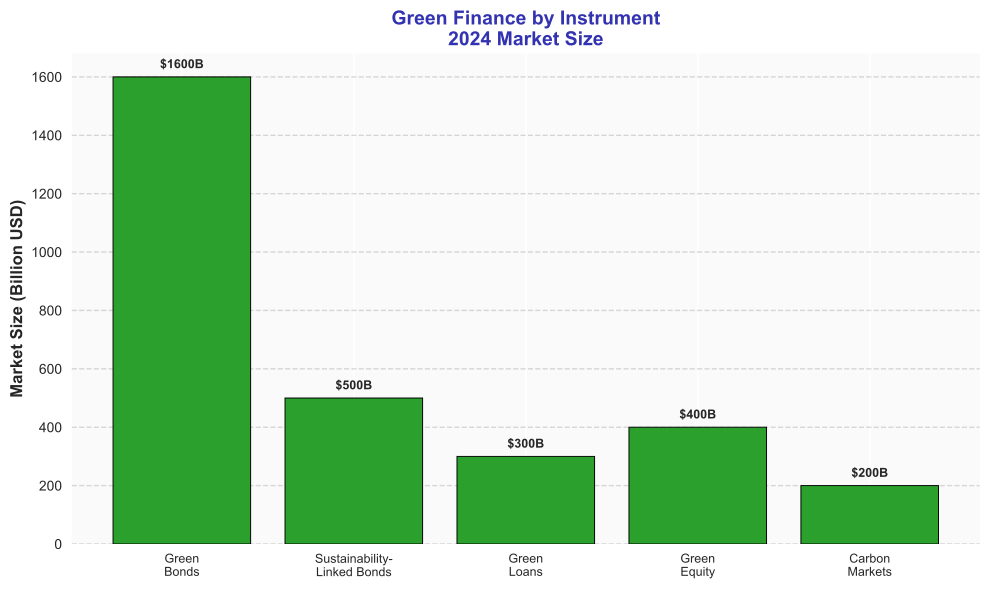

Here is the Python script that generated this plot:
import matplotlib.pyplot as plt
import numpy as np

COLORS = {'primary': '#3333B2', 'success': '#2CA02C', 'neutral': '#7F7F7F'}

def generate_chart():
    try:
        plt.style.use('seaborn-v0_8')
        fig, ax = plt.subplots(figsize=(10, 6))

        instruments = ['Green\nBonds', 'Sustainability-\nLinked Bonds', 'Green\nLoans', 'Green\nEquity', 'Carbon\nMarkets']
        values = np.array([1600, 500, 300, 400, 200])

        bars = ax.bar(range(len(instruments)), values, color=COLORS['success'],
                     edgecolor='black', linewidth=0.7)

        ax.set_xticks(range(len(instruments)))
        ax.set_xticklabels(instruments, fontsize=9)
        ax.set_ylabel('Market Size (Billion USD)', fontsize=12, fontweight='bold')
        ax.set_title('Green Finance by Instrument\n2024 Market Size',
                     fontsize=14, fontweight='bold', color=COLORS['primary'])
        ax.grid(True, alpha=0.3, axis='y', linestyle='--', color=COLORS['neutral'])

        for bar, val in zip(bars, values):
            ax.text(bar.get_x() + bar.get_width()/2., bar.get_height() + 30,
                   f'${val}B', ha='center', fontsize=9, fontweight='bold')

        ax.set_facecolor('#FAFAFA')
        fig.patch.set_facecolor('white')

        plt.tight_layout()
        plt.savefig('charts/week1/week1_v2_goal2_chart3_instruments.pdf', format='pdf',
                    dpi=300, bbox_inches='tight', facecolor='white', edgecolor='none')
        print("SUCCESS: charts/week1/week1_v2_goal2_chart3_instruments.pdf")
        plt.close()
        return True
    except Exception as e:
        print(f"ERROR: {e}")
        return False

if __name__ == "__main__":
    exit(0 if generate_chart() else 1)
